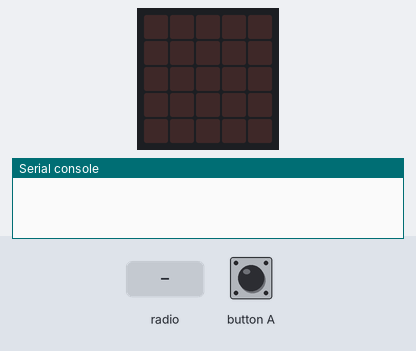
The program below on a simulated BBC micro:bit running MicroPython. Shown: the board's 5×5 LED display, the last lines printed to the serial console. The inputs (shaded band) are chosen by the test bench. No radio messages arrive unless stated (any console line starting 'radio sent:' is added by the test bench).

Above: at 1.2 s.
1.3 s: radio message "hello" arrives
At 2.4 s:
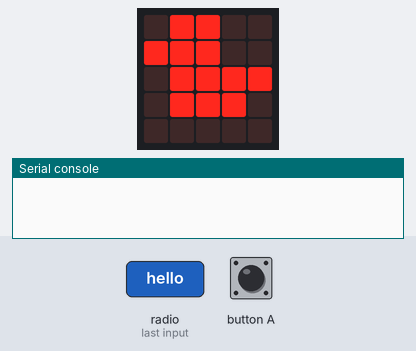
2.8 s: button A pressed for 0.15 s
At 3.6 s:
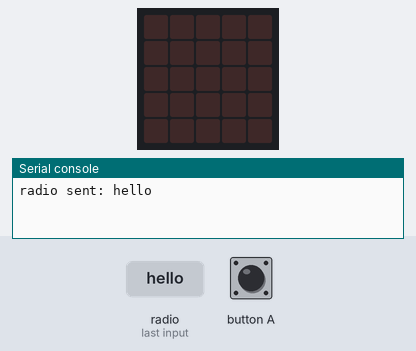
Timing chart, 0 to 5.8 s (numbered marks = the images above; inputs shaded):
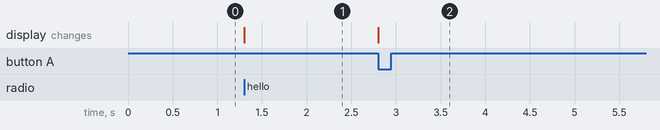

The program:

teleporting_duck.py
```python
from microbit import display, button_a, Image
import radio
radio.on()
while True:
    message = radio.receive()
    if message:
        display.show(Image.DUCK)
    if button_a.was_pressed():
        display.clear()
        radio.send("hello")
        
```

Measured:
- after the input at 1.3 s, the display: changes at once (image 1)
- after the input at 2.8 s, the display: changes at once (image 2)
